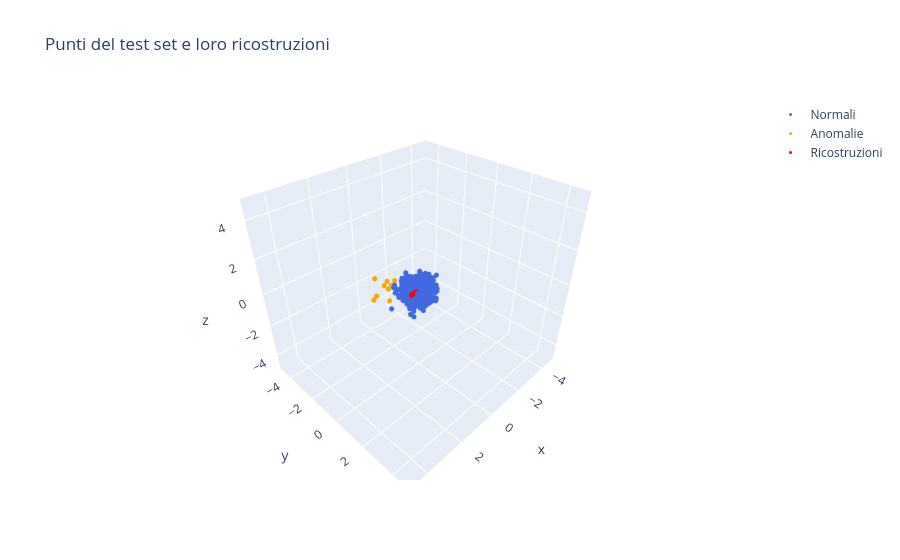

Here is the notebook cell this chart was saved with:
### Markdown cell above
# VALUTAZIONE

### Code cell
# TEST: ricostruzione dei punti del test set
autoencoder.eval()
x, y = test_dataset.tensors
with torch.no_grad():
    x_rec = autoencoder(x.to(DEVICE)).cpu().numpy()
x, y = x.numpy(), y.numpy()

fig = go.Figure()
for mask, name, color in [(y == 0, 'Normali', 'royalblue'), (y == 1, 'Anomalie', 'orange')]:
    fig.add_trace(go.Scatter3d(x=x[mask, 0], y=x[mask, 1], z=x[mask, 2], mode='markers',
                               name=name, marker=dict(size=3, color=color)))
fig.add_trace(go.Scatter3d(x=x_rec[:, 0], y=x_rec[:, 1], z=x_rec[:, 2], mode='markers',
                           name='Ricostruzioni', marker=dict(size=3, color='red')))
fig.update_layout(title='Punti del test set e loro ricostruzioni',
                  scene=dict(xaxis=dict(range=[-5, 5]), yaxis=dict(range=[-5, 5]), zaxis=dict(range=[-5, 5])))
fig.show()

### Figure 1 — Plotly figure (JSON) as saved in the notebook; plotly's stock layout.template omitted (floating-point values rounded to 4 significant figures; data arrays with more than 128 entries replaced by an {"elided": "..."} marker saying what was removed)
{"data": [{"marker": {"color": "royalblue", "size": 3}, "mode": "markers", "name": "Normali", "x": {"elided": "990 float values"}, "y": {"elided": "990 float values"}, "z": {"elided": "990 float values"}, "type": "scatter3d"}, {"marker": {"color": "orange", "size": 3}, "mode": "markers", "name": "Anomalie", "x": [0.7383, 0.7386, 3.865, 1.245, 1.749, -0.8039, 1.791, 0.09862, 1.844, 0.3225], "y": [-1.593, -1.235, 1.933, -0.6346, -0.8485, -2.743, 0.02375, -1.067, -0.7567, -1.572], "z": [-0.1222, -0.8842, 2.696, 0.4358, 0.1995, -1.211, 1.5, -0.3175, 1.295, -0.3137], "type": "scatter3d"}, {"marker": {"color": "red", "size": 3}, "mode": "markers", "name": "Ricostruzioni", "x": {"elided": "1000 float values"}, "y": {"elided": "1000 float values"}, "z": {"elided": "1000 float values"}, "type": "scatter3d"}], "layout": {"scene": {"xaxis": {"range": [-5, 5]}, "yaxis": {"range": [-5, 5]}, "zaxis": {"range": [-5, 5]}}, "title": {"text": "Punti del test set e loro ricostruzioni"}}}
